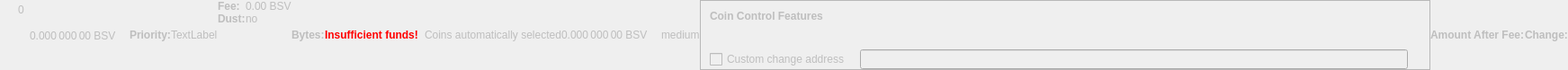
    <widget class="QWidget" name="dummyHideWidget" native="true">
     <property name="enabled">
      <bool>false</bool>
     </property>
     <property name="maximumSize">
      <size>
       <width>100</width>
       <height>22</height>
      </size>
     </property>
     <layout class="QHBoxLayout" name="dummyHideLayout">
      <property name="spacing">
       <number>0</number>
      </property>
      <property name="leftMargin">
       <number>0</number>
      </property>
      <property name="topMargin">
       <number>0</number>
      </property>
      <property name="rightMargin">
       <number>0</number>
      </property>
      <property name="bottomMargin">
       <number>0</number>
      </property>
      <item>
       <layout class="QFormLayout" name="formLayoutCoinControl1">
        <property name="horizontalSpacing">
         <number>10</number>
        </property>
        <property name="verticalSpacing">
         <number>14</number>
        </property>
        <property name="leftMargin">
         <number>10</number>
        </property>
        <property name="topMargin">
         <number>4</number>
        </property>
        <property name="rightMargin">
         <number>6</number>
        </property>
        <item row="0" column="1">
         <widget class="QLabel" name="labelCoinControlBytes">
          <property name="cursor">
           <cursorShape>IBeamCursor</cursorShape>
          </property>
          <property name="contextMenuPolicy">
           <enum>Qt::ActionsContextMenu</enum>
          </property>
          <property name="text">
           <string notr="true">0</string>
          </property>
          <property name="textInteractionFlags">
           <set>Qt::LinksAccessibleByMouse|Qt::TextSelectableByKeyboard|Qt::TextSelectableByMouse</set>
          </property>
         </widget>
        </item>
       </layout>
      </item>
      <item>
       <widget class="QLabel" name="labelCoinControlAfterFee">
        <property name="enabled">
         <bool>false</bool>
        </property>
        <property name="sizePolicy">
         <sizepolicy hsizetype="Fixed" vsizetype="Fixed">
          <horstretch>0</horstretch>
          <verstretch>0</verstretch>
         </sizepolicy>
        </property>
        <property name="minimumSize">
         <size>
          <width>111</width>
          <height>12</height>
         </size>
        </property>
        <property name="maximumSize">
         <size>
          <width>111</width>
          <height>12</height>
         </size>
        </property>
        <property name="cursor">
         <cursorShape>IBeamCursor</cursorShape>
        </property>
        <property name="contextMenuPolicy">
         <enum>Qt::ActionsContextMenu</enum>
        </property>
        <property name="text">
         <string notr="true">0.000 000 00 BSV</string>
        </property>
        <property name="textInteractionFlags">
         <set>Qt::LinksAccessibleByMouse|Qt::TextSelectableByKeyboard|Qt::TextSelectableByMouse</set>
        </property>
       </widget>
      </item>
      <item>
       <widget class="QLabel" name="labelCoinControlPriorityText">
        <property name="enabled">
         <bool>false</bool>
        </property>
        <property name="font">
         <font>
          <weight>75</weight>
          <bold>true</bold>
         </font>
        </property>
        <property name="text">
         <string>Priority:</string>
        </property>
       </widget>
      </item>
      <item>
       <layout class="QHBoxLayout" name="horizontalLayout">
        <item>
         <widget class="QLabel" name="WarningLabel">
          <property name="text">
           <string>TextLabel</string>
          </property>
         </widget>
        </item>
       </layout>
      </item>
      <item>
       <layout class="QFormLayout" name="formLayoutCoinControl3">
        <property name="horizontalSpacing">
         <number>0</number>
        </property>
        <property name="verticalSpacing">
         <number>0</number>
        </property>
        <property name="leftMargin">
         <number>0</number>
        </property>
        <property name="topMargin">
         <number>0</number>
        </property>
        <property name="rightMargin">
         <number>0</number>
        </property>
        <item row="0" column="0">
         <widget class="QLabel" name="labelCoinControlFeeText">
          <property name="enabled">
           <bool>false</bool>
          </property>
          <property name="font">
           <font>
            <weight>75</weight>
            <bold>true</bold>
           </font>
          </property>
          <property name="text">
           <string>Fee:</string>
          </property>
          <property name="margin">
           <number>0</number>
          </property>
         </widget>
        </item>
        <item row="0" column="1">
         <widget class="QLabel" name="labelCoinControlFee">
          <property name="enabled">
           <bool>false</bool>
          </property>
          <property name="cursor">
           <cursorShape>IBeamCursor</cursorShape>
          </property>
          <property name="contextMenuPolicy">
           <enum>Qt::ActionsContextMenu</enum>
          </property>
          <property name="text">
           <string notr="true">0.00 BSV</string>
          </property>
          <property name="textInteractionFlags">
           <set>Qt::LinksAccessibleByMouse|Qt::TextSelectableByKeyboard|Qt::TextSelectableByMouse</set>
          </property>
         </widget>
        </item>
        <item row="1" column="0">
         <widget class="QLabel" name="labelCoinControlLowOutputText">
          <property name="enabled">
           <bool>false</bool>
          </property>
          <property name="font">
           <font>
            <weight>75</weight>
            <bold>true</bold>
           </font>
          </property>
          <property name="text">
           <string>Dust:</string>
          </property>
         </widget>
        </item>
        <item row="1" column="1">
         <widget class="QLabel" name="labelCoinControlLowOutput">
          <property name="enabled">
           <bool>false</bool>
          </property>
          <property name="cursor">
           <cursorShape>IBeamCursor</cursorShape>
          </property>
          <property name="contextMenuPolicy">
           <enum>Qt::ActionsContextMenu</enum>
          </property>
          <property name="text">
           <string>no</string>
          </property>
          <property name="textInteractionFlags">
           <set>Qt::LinksAccessibleByMouse|Qt::TextSelectableByKeyboard|Qt::TextSelectableByMouse</set>
          </property>
         </widget>
        </item>
       </layout>
      </item>
      <item>
       <widget class="QLabel" name="labelCoinControlBytesText">
        <property name="enabled">
         <bool>false</bool>
        </property>
        <property name="font">
         <font>
          <weight>75</weight>
          <bold>true</bold>
         </font>
        </property>
        <property name="text">
         <string>Bytes:</string>
        </property>
       </widget>
      </item>
      <item>
       <layout class="QFormLayout" name="formLayoutCoinControl2">
        <property name="horizontalSpacing">
         <number>0</number>
        </property>
        <property name="verticalSpacing">
         <number>0</number>
        </property>
        <property name="leftMargin">
         <number>0</number>
        </property>
        <property name="topMargin">
         <number>0</number>
        </property>
        <property name="rightMargin">
         <number>0</number>
        </property>
       </layout>
      </item>
      <item>
       <layout class="QHBoxLayout" name="horizontalLayoutCoinControl2">
        <property name="spacing">
         <number>0</number>
        </property>
        <property name="bottomMargin">
         <number>0</number>
        </property>
       </layout>
      </item>
      <item>
       <widget class="QLabel" name="labelCoinControlInsuffFunds">
        <property name="enabled">
         <bool>false</bool>
        </property>
        <property name="minimumSize">
         <size>
          <width>0</width>
          <height>0</height>
         </size>
        </property>
        <property name="font">
         <font>
          <weight>75</weight>
          <bold>true</bold>
         </font>
        </property>
        <property name="styleSheet">
         <string notr="true">color:red;font-weight:bold;</string>
        </property>
        <property name="text">
         <string>Insufficient funds!</string>
        </property>
        <property name="margin">
         <number>5</number>
        </property>
       </widget>
      </item>
      <item>
       <layout class="QFormLayout" name="formLayoutCoinControl4">
        <property name="horizontalSpacing">
         <number>0</number>
        </property>
        <property name="verticalSpacing">
         <number>0</number>
        </property>
        <property name="leftMargin">
         <number>0</number>
        </property>
        <property name="topMargin">
         <number>0</number>
        </property>
        <property name="rightMargin">
         <number>0</number>
        </property>
       </layout>
      </item>
      <item>
       <widget class="QLabel" name="labelCoinControlChangeLabel">
        <property name="enabled">
         <bool>false</bool>
        </property>
        <property name="sizePolicy">
         <sizepolicy hsizetype="Preferred" vsizetype="Expanding">
          <horstretch>0</horstretch>
          <verstretch>0</verstretch>
         </sizepolicy>
        </property>
        <property name="minimumSize">
         <size>
          <width>0</width>
          <height>0</height>
         </size>
        </property>
        <property name="text">
         <string/>
        </property>
        <property name="margin">
         <number>3</number>
        </property>
       </widget>
      </item>
      <item>
       <widget class="QLabel" name="labelCoinControlAutomaticallySelected">
        <property name="enabled">
         <bool>false</bool>
        </property>
        <property name="sizePolicy">
         <sizepolicy hsizetype="Fixed" vsizetype="Fixed">
          <horstretch>0</horstretch>
          <verstretch>0</verstretch>
         </sizepolicy>
        </property>
        <property name="minimumSize">
         <size>
          <width>0</width>
          <height>0</height>
         </size>
        </property>
        <property name="maximumSize">
         <size>
          <width>240</width>
          <height>16777215</height>
         </size>
        </property>
        <property name="text">
         <string>Coins automatically selected</string>
        </property>
        <property name="margin">
         <number>5</number>
        </property>
       </widget>
      </item>
      <item>
       <widget class="QLabel" name="labelCoinControlChange">
        <property name="enabled">
         <bool>false</bool>
        </property>
        <property name="sizePolicy">
         <sizepolicy hsizetype="Fixed" vsizetype="Fixed">
          <horstretch>0</horstretch>
          <verstretch>0</verstretch>
         </sizepolicy>
        </property>
        <property name="minimumSize">
         <size>
          <width>111</width>
          <height>0</height>
         </size>
        </property>
        <property name="maximumSize">
         <size>
          <width>111</width>
          <height>16777215</height>
         </size>
        </property>
        <property name="cursor">
         <cursorShape>IBeamCursor</cursorShape>
        </property>
        <property name="contextMenuPolicy">
         <enum>Qt::ActionsContextMenu</enum>
        </property>
        <property name="text">
         <string notr="true">0.000 000 00 BSV</string>
        </property>
        <property name="textInteractionFlags">
         <set>Qt::LinksAccessibleByMouse|Qt::TextSelectableByKeyboard|Qt::TextSelectableByMouse</set>
        </property>
       </widget>
      </item>
      <item>
       <widget class="QLabel" name="labelCoinControlPriority">
        <property name="enabled">
         <bool>false</bool>
        </property>
        <property name="cursor">
         <cursorShape>IBeamCursor</cursorShape>
        </property>
        <property name="contextMenuPolicy">
         <enum>Qt::ActionsContextMenu</enum>
        </property>
        <property name="text">
         <string>medium</string>
        </property>
        <property name="textInteractionFlags">
         <set>Qt::LinksAccessibleByMouse|Qt::TextSelectableByKeyboard|Qt::TextSelectableByMouse</set>
        </property>
       </widget>
      </item>
      <item>
       <widget class="QFrame" name="frameCoinControl">
        <property name="sizePolicy">
         <sizepolicy hsizetype="Expanding" vsizetype="Expanding">
          <horstretch>0</horstretch>
          <verstretch>0</verstretch>
         </sizepolicy>
        </property>
        <property name="maximumSize">
         <size>
          <width>16777215</width>
          <height>16777215</height>
         </size>
        </property>
        <property name="frameShape">
         <enum>QFrame::StyledPanel</enum>
        </property>
        <property name="frameShadow">
         <enum>QFrame::Sunken</enum>
        </property>
        <layout class="QVBoxLayout" name="verticalLayoutCoinControl2_2">
         <property name="spacing">
          <number>0</number>
         </property>
         <property name="leftMargin">
          <number>0</number>
         </property>
         <property name="topMargin">
          <number>0</number>
         </property>
         <property name="rightMargin">
          <number>0</number>
         </property>
         <property name="bottomMargin">
          <number>0</number>
         </property>
         <item>
          <layout class="QVBoxLayout" name="verticalLayoutCoinControl" stretch="0,0,0,1">
           <property name="spacing">
            <number>0</number>
           </property>
           <property name="leftMargin">
            <number>10</number>
           </property>
           <property name="topMargin">
            <number>10</number>
           </property>
           <item>
            <layout class="QHBoxLayout" name="horizontalLayoutCoinControl1">
             <property name="bottomMargin">
              <number>15</number>
             </property>
             <item>
              <widget class="QLabel" name="labelCoinControlFeatures">
               <property name="enabled">
                <bool>false</bool>
               </property>
               <property name="sizePolicy">
                <sizepolicy hsizetype="Preferred" vsizetype="Maximum">
                 <horstretch>0</horstretch>
                 <verstretch>0</verstretch>
                </sizepolicy>
               </property>
               <property name="font">
                <font>
                 <weight>75</weight>
                 <bold>true</bold>
                </font>
               </property>
               <property name="styleSheet">
                <string notr="true">font-weight:bold;</string>
               </property>
               <property name="text">
                <string>Coin Control Features</string>
               </property>
              </widget>
             </item>
            </layout>
           </item>
           <item>
            <widget class="QWidget" name="widgetCoinControl" native="true">
             <property name="sizePolicy">
              <sizepolicy hsizetype="Preferred" vsizetype="Preferred">
               <horstretch>0</horstretch>
               <verstretch>0</verstretch>
              </sizepolicy>
             </property>
             <property name="minimumSize">
              <size>
               <width>0</width>
               <height>0</height>
              </size>
             </property>
             <property name="styleSheet">
              <string notr="true"/>
             </property>
             <layout class="QHBoxLayout" name="horizontalLayoutCoinControl5_2">
              <property name="leftMargin">
               <number>0</number>
              </property>
              <property name="topMargin">
               <number>0</number>
              </property>
              <property name="rightMargin">
               <number>0</number>
              </property>
              <property name="bottomMargin">
               <number>0</number>
              </property>
              <item>
               <layout class="QHBoxLayout" name="horizontalLayoutCoinControl3">
                <property name="spacing">
                 <number>20</number>
                </property>
                <property name="topMargin">
                 <number>0</number>
                </property>
                <property name="bottomMargin">
                 <number>10</number>
                </property>
               </layout>
              </item>
             </layout>
            </widget>
           </item>
           <item>
            <layout class="QHBoxLayout" name="horizontalLayoutCoinControl4" stretch="0,0,0">
             <property name="spacing">
              <number>12</number>
             </property>
             <property name="sizeConstraint">
              <enum>QLayout::SetDefaultConstraint</enum>
             </property>
             <property name="topMargin">
              <number>5</number>
             </property>
             <property name="rightMargin">
              <number>5</number>
             </property>
             <item>
              <widget class="QCheckBox" name="checkBoxCoinControlChange">
               <property name="enabled">
                <bool>false</bool>
               </property>
               <property name="toolTip">
                <string>If this is activated, but the change address is empty or invalid, change will be sent to a newly generated address.</string>
               </property>
               <property name="text">
                <string>Custom change address</string>
               </property>
              </widget>
             </item>
             <item>
              <widget class="QValidatedLineEdit" name="lineEditCoinControlChange">
               <property name="enabled">
                <bool>false</bool>
               </property>
               <property name="sizePolicy">
                <sizepolicy hsizetype="Expanding" vsizetype="Fixed">
                 <horstretch>0</horstretch>
                 <verstretch>0</verstretch>
                </sizepolicy>
               </property>
              </widget>
             </item>
             <item>
              <widget class="QLabel" name="labelCoinControlChangeLabel_2">
               <property name="sizePolicy">
                <sizepolicy hsizetype="Preferred" vsizetype="Expanding">
                 <horstretch>0</horstretch>
                 <verstretch>0</verstretch>
                </sizepolicy>
               </property>
               <property name="minimumSize">
                <size>
                 <width>0</width>
                 <height>0</height>
                </size>
               </property>
               <property name="text">
                <string/>
               </property>
               <property name="margin">
                <number>3</number>
               </property>
              </widget>
             </item>
            </layout>
           </item>
           <item>
            <spacer name="verticalSpacerCoinControl">
             <property name="orientation">
              <enum>Qt::Vertical</enum>
             </property>
             <property name="sizeHint" stdset="0">
              <size>
               <width>800</width>
               <height>1</height>
              </size>
             </property>
            </spacer>
           </item>
          </layout>
         </item>
        </layout>
       </widget>
      </item>
      <item>
       <widget class="QLabel" name="labelCoinControlAfterFeeText">
        <property name="enabled">
         <bool>false</bool>
        </property>
        <property name="minimumSize">
         <size>
          <width>0</width>
          <height>0</height>
         </size>
        </property>
        <property name="maximumSize">
         <size>
          <width>16777215</width>
          <height>16777215</height>
         </size>
        </property>
        <property name="font">
         <font>
          <weight>75</weight>
          <bold>true</bold>
         </font>
        </property>
        <property name="text">
         <string>Amount After Fee:</string>
        </property>
        <property name="alignment">
         <set>Qt::AlignLeading|Qt::AlignLeft|Qt::AlignVCenter</set>
        </property>
        <property name="margin">
         <number>0</number>
        </property>
       </widget>
      </item>
      <item>
       <widget class="QLabel" name="labelCoinControlChangeText">
        <property name="enabled">
         <bool>false</bool>
        </property>
        <property name="sizePolicy">
         <sizepolicy hsizetype="Preferred" vsizetype="Preferred">
          <horstretch>0</horstretch>
          <verstretch>0</verstretch>
         </sizepolicy>
        </property>
        <property name="minimumSize">
         <size>
          <width>0</width>
          <height>0</height>
         </size>
        </property>
        <property name="maximumSize">
         <size>
          <width>16777215</width>
          <height>16777215</height>
         </size>
        </property>
        <property name="font">
         <font>
          <weight>75</weight>
          <bold>true</bold>
         </font>
        </property>
        <property name="text">
         <string>Change:</string>
        </property>
        <property name="alignment">
         <set>Qt::AlignLeading|Qt::AlignLeft|Qt::AlignVCenter</set>
        </property>
       </widget>
      </item>
     </layout>
    </widget>
